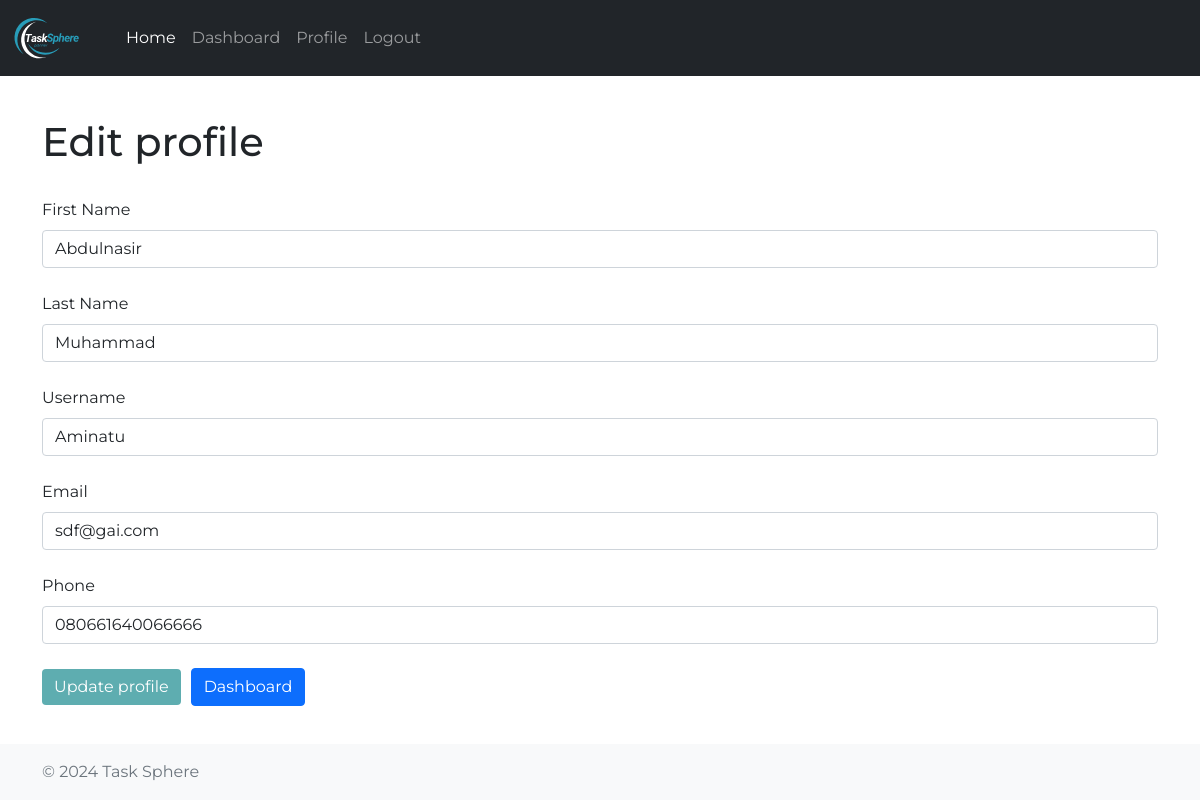
The page /edit_profile (signed in) on the database its author committed.
### app/models.py (models this page shows, shortened)
class User(db.Model, UserMixin):
	id = db.Column(db.Integer, primary_key=True)
	firstname = db.Column(db.String(64), nullable=False)
	lastname = db.Column(db.String(64), nullable=False)
	username = db.Column(db.String(64), index=True, unique=True, nullable=False)
	email = db.Column(db.String(120), unique=True, nullable=False)
	password_hash = db.Column(db.String(120), nullable=False)
	phone = db.Column(db.String(20), unique=True, nullable=False)
	tasks = db.relationship('Task', backref='owner', lazy=True)

### app/routes.py (the view, shortened to what this page needs)
@auth_bp.route('/edit_profile', methods=['GET', 'POST'])
@login_required
def edit_profile():
	user = current_user
	form = EditProfileForm(obj=user)
	if form.errors:
		print("Form Errors:", form.errors)
	print(form.data)
	return render_template('edit_profile.html', form=form)

### app/forms.py (shortened to what this page needs)
class EditProfileForm(FlaskForm):
	firstname = StringField('First Name', validators=[DataRequired()])
	lastname = StringField('Last Name', validators=[DataRequired()])
	username = StringField('Username', validators=[DataRequired()])
	email = StringField('Email', validators=[DataRequired()])
	phone = StringField('Phone', validators=[DataRequired()])
	submit =SubmitField('Update Profile')

### app/__init__.py (called while the page is built)
def create_app():
    app = Flask(__name__, static_folder='templates/static')
    app.config.from_object('config.Config')
    db.init_app(app)
    migrate.init_app(app, db)
    login_manager.init_app(app)
    mail.init_app(app)
    login_manager.login_view = 'auth.login'
    @login_manager.user_loader
    def load_user(user_id):
        from app.models import User
        return User.query.get(int(user_id))
    from app.routes import auth_bp
    app.register_blueprint(auth_bp, url_prefix='/')
    app.config.update(
        CELERY_BROKER_URL='redis://localhost:6379/0',
        CELERY_RESULT_BACKEND='redis://localhost:6379/0'
    )
    celery = make_celery(app)
    mail.init_app(app)
    return app

### app/templates/edit_profile.html (shortened to what this page needs)
{% extends 'base.html' %}
{% block content %}
<h1>Edit profile</h1>
<br>
<form method="POST" action="{{ url_for('auth.edit_profile') }}">
    <div>
        {{ form.firstname.label(class="form-label") }}<br>
        {{ form.firstname(class="form-control") }}<br>
    </div>
    <div>
        {{ form.lastname.label(class="form-label") }}<br>
        {{ form.lastname(class="form-control") }}<br>
    </div>
    <div>
        {{ form.username.label(class="form-label") }}<br>
        {{ form.username(class="form-control") }}<br>
    </div>
    <div>
        {{ form.email.label(class="form-label") }}<br>
        {{ form.email(class="form-control") }}<br>
    </div>
    <div>
        {{ form.phone.label(class="form-label") }}<br>
        {{ form.phone(class="form-control") }}<br>
    </div>
    <div class="d-flex justify-content-start align-items-center">
    <button class="btn bt btn-warning" type="submit" style="margin-right: 10px;">Update profile</button>
    <a href="{{ url_for('auth.dashboard') }}">
        <button class="btn btn-primary" type="button">Dashboard</button>
    </a>
</div>
</form>
{% endblock %}

### app/templates/static/css/hero.css (style rules this page uses)
body { font-family: 'Montserrat', sans-serif; }
html, body { overflow-x: hidden; }
.bt { background-color: #5eadb0; border: none; color: #fff; }

### rows shown on the page
User: firstname "Abdulnasir", lastname "Muhammad", username "Aminatu", email "sdf@gai.com", phone "080661640066666"
